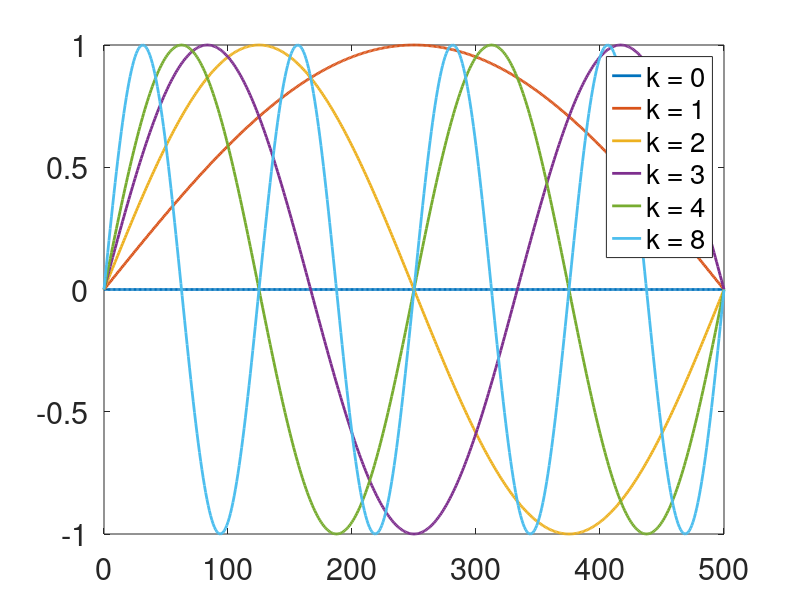

Here is the MATLAB script that generated this plot:
% Author: Anna Marie Minarovičová
% code supporting the bachelor thesis Basic Properties of Multigrid Methods 
% Charles University, may 2025

n = 500;
j = 0:n;

f0 = @(j) sin(j*0*pi/n);
FNk0 = f0(j);

f1 = @(j) sin(j*1*pi/n);
FNk1 = f1(j);

f2 = @(j) sin(j*2*pi/n);
FNk2 = f2(j);

f3 = @(j) sin(j*3*pi/n);
FNk3 = f3(j);

f4 = @(j) sin(j*4*pi/n);
FNk4 = f4(j);

f8 = @(j) sin(j*8*pi/n);
FNk8 = f8(j);

set(0, "DefaultLineLinewidth", 2)
set(0, "DefaultAxesFontsize", 22)
plot(j, FNk0, j, FNk1, j, FNk2, j, FNk3, j, FNk4, j, FNk8);
legend("k = 0", "k = 1", "k = 2", "k = 3", "k = 4", "k = 8")

